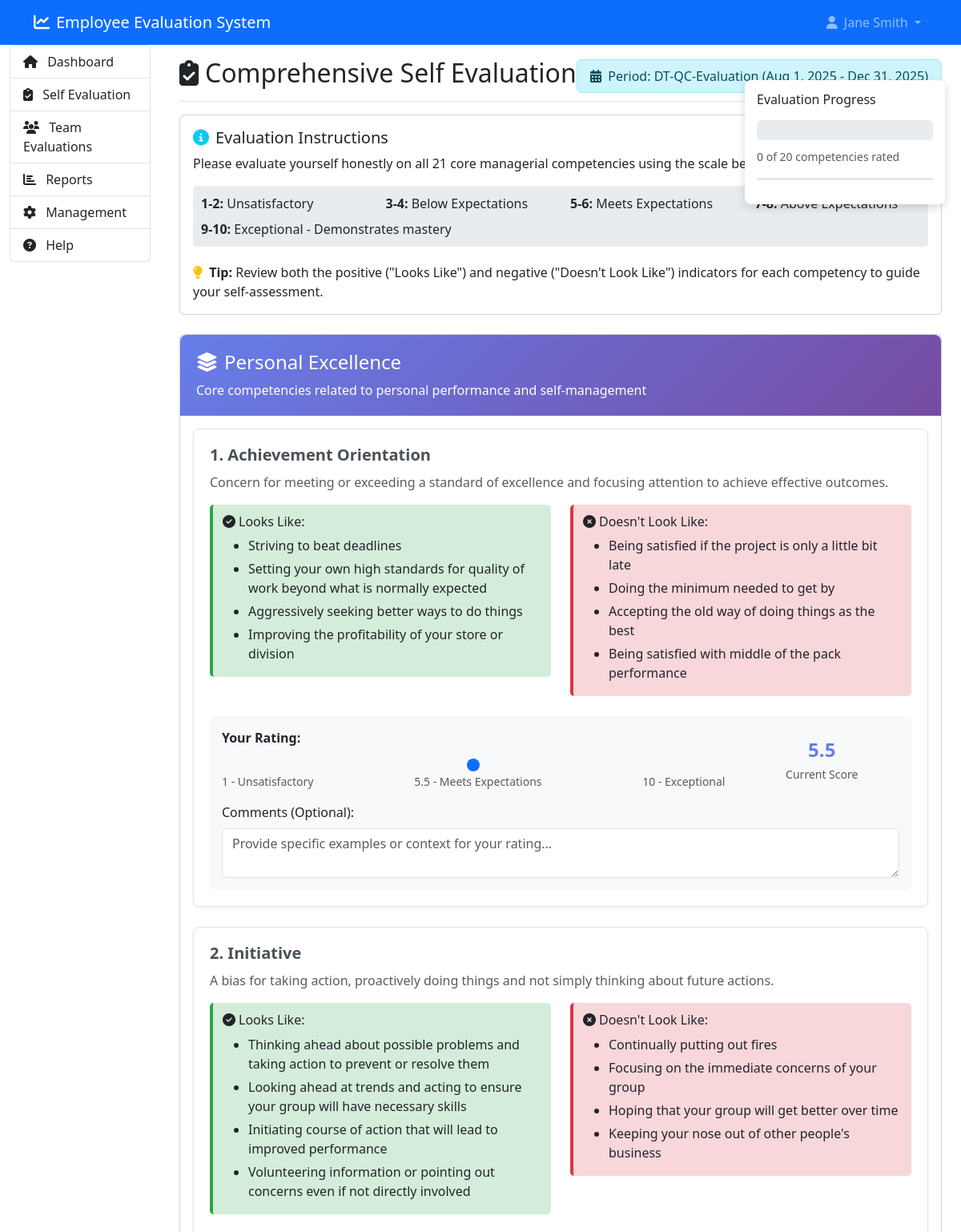
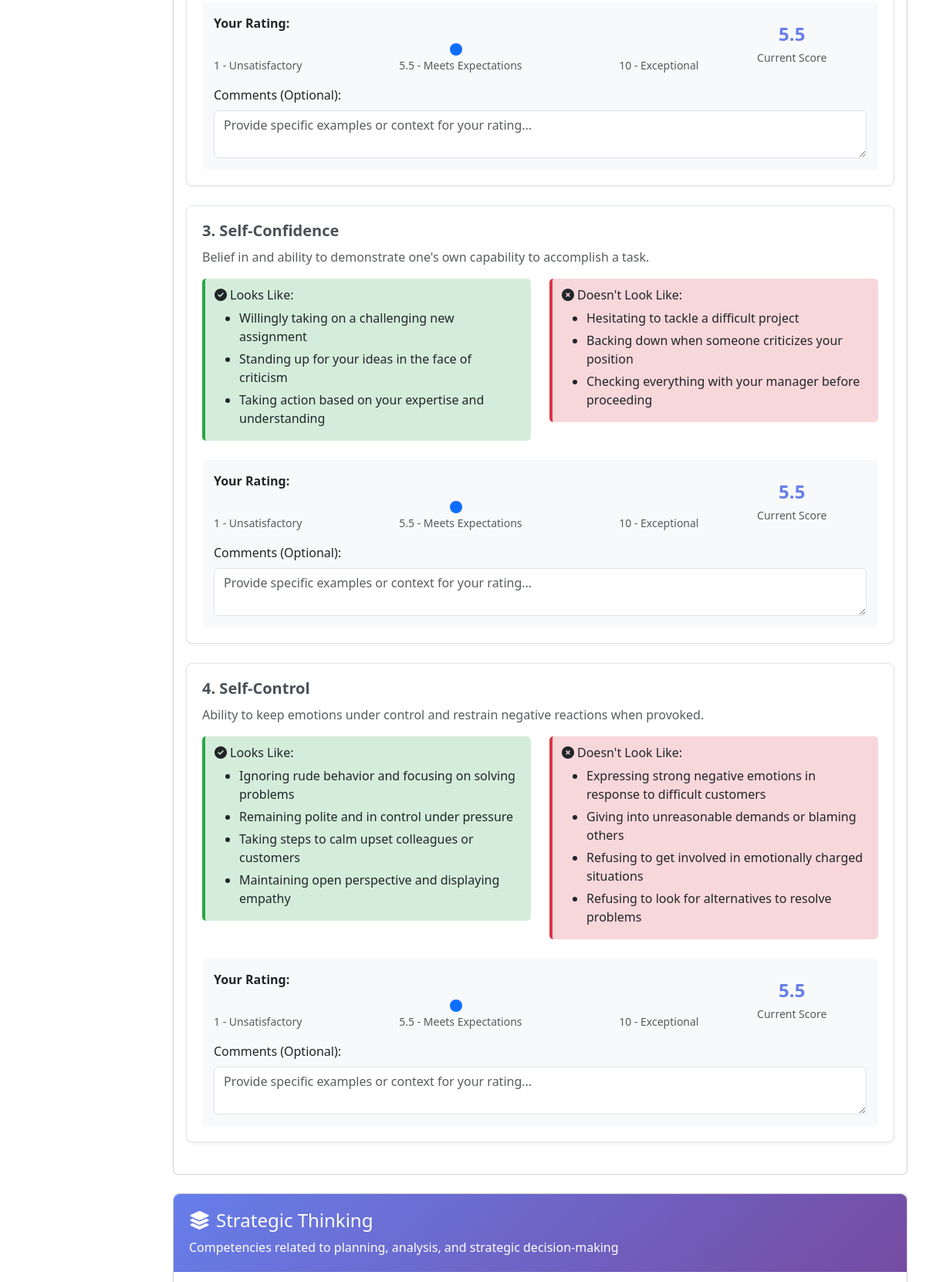
The page /self_evaluation.php (signed in, upper part) on the database its author committed (2 pictures, top to bottom).
### tables this page shows
CREATE TABLE `evaluation_periods` (
  `period_id` int NOT NULL,
  `period_name` varchar(50) NOT NULL,
  `start_date` date NOT NULL,
  `end_date` date NOT NULL,
  `evaluation_deadline` date DEFAULT NULL,
  `period_type` enum('monthly','quarterly','bi_annual','annual') NOT NULL,
  `is_active` tinyint(1) DEFAULT '1',
  `created_at` timestamp NULL DEFAULT CURRENT_TIMESTAMP,
  `updated_at` timestamp NULL DEFAULT CURRENT_TIMESTAMP ON UPDATE CURRENT_TIMESTAMP
);

### config.php (called while the page is built, shortened)
<?php
$host = 'localhost';
$dbname = 'employee_evaluation_system';
$username = 'root';
$password = 'admin@123';
try {
    $pdo = new PDO("mysql:host=$host;dbname=$dbname", $username, $password);
    $pdo->setAttribute(PDO::ATTR_ERRMODE, PDO::ERRMODE_EXCEPTION);
} catch (PDOException $e) {
    die("Could not connect to the database: " . $e->getMessage());
}
function getCurrentEvaluationPeriod() {
    global $pdo;
    $stmt = $pdo->query("SELECT * FROM evaluation_periods WHERE is_active = 1 AND end_date >= CURDATE() ORDER BY start_date LIMIT 1");
    return $stmt->fetch(PDO::FETCH_ASSOC);
}
?>

### self_evaluation.php (the view, shortened to what this page needs)
<?php
require_once 'config.php';
$period = getCurrentEvaluationPeriod();
?>
<!DOCTYPE html>
<html lang="en">
<head>
    <link href="https://cdn.jsdelivr.net/npm/bootstrap@5.3.0/dist/css/bootstrap.min.css" rel="stylesheet">
    <link rel="stylesheet" href="https://cdnjs.cloudflare.com/ajax/libs/font-awesome/6.4.0/css/all.min.css">
</head>
<body>
    <?php include 'header.php'; ?>
    <div class="container-fluid">
        <div class="row">
            <?php include 'sidebar.php'; ?>
            <main class="col-md-9 col-lg-10 px-md-4">
                <div class="d-flex justify-content-between flex-wrap flex-md-nowrap align-items-center pt-3 pb-2 mb-3 border-bottom">
                    <h1 class="h2">
                        <i class="fas fa-clipboard-check me-2"></i>Comprehensive Self Evaluation
                    </h1>
                    <?php if ($period): ?>
                    <div class="alert alert-info py-2 mb-0">
                        <i class="fas fa-calendar-alt me-1"></i>
                        Period: <?php echo $period['period_name']; ?>
                        (<?php echo date('M j, Y', strtotime($period['start_date'])); ?> -
                        <?php echo date('M j, Y', strtotime($period['end_date'])); ?>)
                    </div>
                    <?php endif; ?>
                </div>
                <?php if (!$period): ?>
                <div class="alert alert-warning">
                    <i class="fas fa-exclamation-triangle me-1"></i>
                    There is no active evaluation period at this time. Please check back later.
                </div>
                <?php else: ?>
                <div class="progress-indicator d-none d-lg-block">
                    <h6 class="mb-3">Evaluation Progress</h6>
                    <div class="progress mb-2" style="height: 25px;">
                    </div>
                    <small class="text-muted">
                        <span id="completedCount">0</span> of <span id="totalCount">0</span> competencies rated
                    </small>
                    <hr>
                </div>
                <div class="card mb-4">
                    <div class="card-body">
                        <h5 class="card-title">
                            <i class="fas fa-info-circle text-info me-2"></i>Evaluation Instructions
                        </h5>
                        <p>Please evaluate yourself honestly on all 21 core managerial competencies using the scale below:</p>
                        <div class="rating-guide">
                            <div class="row">
                                <div class="col-md-3"><strong>1-2:</strong> Unsatisfactory</div>
                                <div class="col-md-3"><strong>3-4:</strong> Below Expectations</div>
                                <div class="col-md-3"><strong>5-6:</strong> Meets Expectations</div>
                                <div class="col-md-3"><strong>7-8:</strong> Above Expectations</div>
                            </div>
                            <div class="row mt-2">
                                <div class="col-12"><strong>9-10:</strong> Exceptional - Demonstrates mastery</div>
                            </div>
                        </div>
                        <p class="mb-0">
                            <i class="fas fa-lightbulb text-warning me-1"></i>
                            <strong>Tip:</strong> Review both the positive ("Looks Like") and negative ("Doesn't Look Like")
                            indicators for each competency to guide your self-assessment.
                        </p>
                    </div>
                </div>
                <form method="POST" action="submit_evaluation.php" id="evaluationForm">
                    <?php
                    $competencyIndex = 0;
                    foreach ($competencyData as $categoryName => $categoryData):
                    ?>
                    <div class="card mb-4">
                        <div class="category-header">
                            <h3 class="h4 mb-2">
                                <i class="fas fa-layer-group me-2"></i><?php echo $categoryName; ?>
                            </h3>
                            <p class="mb-0"><?php echo $categoryData['description']; ?></p>
                        </div>
                        <div class="card-body">
                            <?php foreach ($categoryData['competencies'] as $competencyName => $competency):
                                $competencyIndex++;
                                $competencyId = 'comp_' . $competencyIndex;
                            ?>
                            <div class="competency-card">
                                <h5 class="competency-title">
                                    <?php echo $competencyIndex; ?>. <?php echo $competencyName; ?>
                                </h5>
                                <p class="text-muted"><?php echo $competency['description']; ?></p>
                                <div class="row">
                                    <div class="col-md-6">
                                        <div class="positive-indicators indicator">
                                            <h6><i class="fas fa-check-circle me-1"></i>Looks Like:</h6>
                                            <ul class="indicator-list mb-0">
                                                <?php foreach ($competency['positive'] as $indicator): ?>
                                                <li><?php echo $indicator; ?></li>
                                                <?php endforeach; ?>
                                            </ul>
                                        </div>
                                    </div>
                                    <div class="col-md-6">
                                        <div class="negative-indicators indicator">
                                            <h6><i class="fas fa-times-circle me-1"></i>Doesn't Look Like:</h6>
                                            <ul class="indicator-list mb-0">
                                                <?php foreach ($competency['negative'] as $indicator): ?>
                                                <li><?php echo $indicator; ?></li>
                                                <?php endforeach; ?>
                                            </ul>
                                        </div>
                                    </div>
                                </div>
                                <div class="slider-container">
                                    <div class="row align-items-center">
                                        <div class="col-md-9">
                                            <label for="<?php echo $competencyId; ?>" class="form-label">
                                                <strong>Your Rating:</strong>
                                            </label>
                                            <input type="range"
                                                   class="form-range rating-slider"
                                                   min="1" max="10" step="0.5" value="5.5"
                                                   id="<?php echo $competencyId; ?>"
                                                   name="scores[<?php echo $competencyId; ?>]"
                                                   data-category="<?php echo htmlspecialchars($categoryName); ?>"
                                                   oninput="updateRating('<?php echo $competencyId; ?>', this.value)">
                                            <div class="d-flex justify-content-between">
                                                <small class="text-muted">1 - Unsatisfactory</small>
                                                <small class="text-muted">5.5 - Meets Expectations</small>
                                                <small class="text-muted">10 - Exceptional</small>
                                            </div>
                                        </div>
                                        <div class="col-md-3 text-center">
                                            <div class="score-display" id="score_<?php echo $competencyId; ?>">5.5</div>
                                            <small class="text-muted">Current Score</small>
                                        </div>
                                    </div>
                                    <div class="mt-3">
                                        <label for="comment_<?php echo $competencyId; ?>" class="form-label">
                                            Comments (Optional):
                                        </label>
                                        <textarea class="form-control"
                                                  id="comment_<?php echo $competencyId; ?>"
                                                  name="comments[<?php echo $competencyId; ?>]"
                                                  rows="2"
                                                  placeholder="Provide specific examples or context for your rating..."></textarea>
                                    </div>
                                </div>
                            </div>
                            <?php endforeach; ?>
                        </div>
                    </div>
                    <?php endforeach; ?>
                </form>
                <?php endif; ?>
            </main>
        </div>
    </div>
</body>
</html>

### self_evaluation.php (style rules this page uses)
.competency-card { margin-bottom: 25px; border: 1px solid #dee2e6; border-radius: 8px; padding: 20px; background: #fff; box-shadow: 0 2px 4px rgba(0,0,0,0.05); }
.rating-slider { width: 100%; height: 8px; }
.slider-container { padding: 15px; background: #f8f9fa; border-radius: 5px; margin-top: 15px; }
.indicator { padding: 12px; margin-bottom: 10px; border-radius: 5px; }
.positive-indicators { background: #d4edda; border-left: 4px solid #28a745; }
.negative-indicators { background: #f8d7da; border-left: 4px solid #dc3545; }
.category-header { background: linear-gradient(135deg, #667eea 0%, #764ba2 100%); color: white; padding: 20px; border-radius: 8px 8px 0 0; }
.competency-title { color: #495057; font-weight: 600; margin-bottom: 10px; }
.score-display { font-size: 24px; font-weight: bold; color: #667eea; }
.progress-indicator { position: fixed; top: 100px; right: 20px; width: 250px; background: white; border-radius: 8px; padding: 15px; box-shadow: 0 4px 12px rgba(0,0,0,0.15); z-index: 1000; }
.rating-guide { background: #e9ecef; border-radius: 5px; padding: 10px; margin-bottom: 20px; }
.indicator-list li { margin-bottom: 5px; }

### rows shown on the page
evaluation_periods: period_name "DT-QC-Evaluation", start_date "Aug 1, 2025", end_date "Dec 31, 2025"

### other values the page prints
$_SESSION['first_name'] "Jane"
$_SESSION['last_name'] "Smith"
$categoryName "Personal Excellence"
$categoryData['description'] "Core competencies related to personal performance and self-management"
$competencyName "Achievement Orientation"
$competency['description'] "Concern for meeting or exceeding a standard of excellence and focusing attention to achieve effective outcomes."
$indicator "Striving to beat deadlines"
$indicator "Setting your own high standards for quality of work beyond what is normally expected"
$indicator "Aggressively seeking better ways to do things"
$indicator "Improving the profitability of your store or division"
$indicator "Being satisfied if the project is only a little bit late"
$indicator "Doing the minimum needed to get by"
$indicator "Accepting the old way of doing things as the best"
$indicator "Being satisfied with middle of the pack performance"
$competencyName "Initiative"
